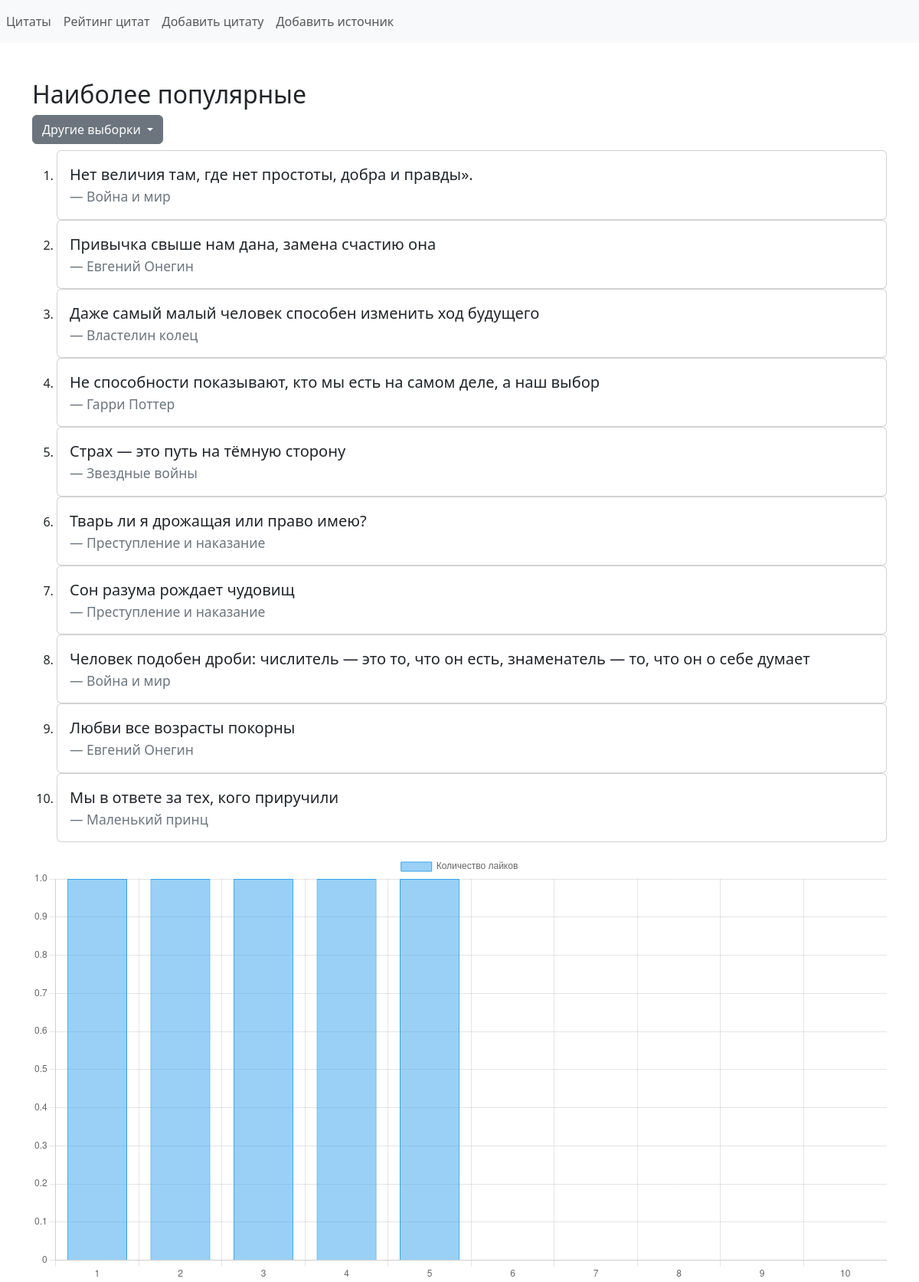
Page /rating/popular/ on the committed database.
### quotes/models.py (models this page shows, shortened)
class Quote(models.Model):
    quote_text = models.TextField()
    weight = models.IntegerField()
    source = models.ForeignKey(Source, on_delete=models.CASCADE)
    likes = models.IntegerField(default=0)
    dislikes = models.IntegerField(default=0)

class Source(models.Model):
    name = models.TextField()

### quotes/views.py (the view)
# urls.py: path('rating/<str:sample>/', views.rating, name='rating'),
def rating(request, sample):
    if sample == 'popular':
        quotes = Quote.objects.order_by('-likes')[:10]
        title = 'Наиболее популярные'
        data_list = quotes.values_list('likes', flat=True)
        title_graph = 'Количество лайков'
    elif sample == 'worst':
        quotes = Quote.objects.order_by('-dislikes')[:10]
        title = 'Худшие'
        data_list = quotes.values_list('dislikes', flat=True)
        title_graph = 'Количество дизлайков'
    elif sample == 'newest':
        quotes = Quote.objects.order_by('-id')[:10]
        title = 'Самые новые'
        data_list = quotes.values_list('id', flat=True)
        title_graph = 'Порядковый номер цитаты'
    elif sample == 'oldest':
        quotes = Quote.objects.order_by('id')[:10]
        title = 'Самые старые'
        data_list = quotes.values_list('id', flat=True)
        title_graph = 'Порядковый номер цитаты'
    elif sample == 'frequent':
        quotes = Quote.objects.order_by('-weight')[:10]
        title = 'Часто встречающиеся'
        data_list = quotes.values_list('weight', flat=True)
        title_graph = 'Показатель весов'
    elif sample == 'rare':
        quotes = Quote.objects.order_by('weight')[:10]
        title = 'Редкие'
        data_list = quotes.values_list('weight', flat=True)
        title_graph = 'Показатель весов'
    context = {'quotes': quotes, 'title': title, 'sample': sample,
               'quotes_text': list(range(1, 11)) if len(quotes) > 9 else list(range(1, len(quotes) + 1)),
               'data_list': data_list,
               'title_graph': title_graph,
               }
    return render(request, 'quotes/rating.html', context)

### quotes/templates/quotes/rating.html (shortened to what this page needs)
{% extends 'quotes/base.html' %}
{% block content %}
<h2>{{ title }}</h2>
<div class="dropdown">
  <button class="btn btn-secondary dropdown-toggle" type="button" id="dropdownMenuButton" data-bs-toggle="dropdown" aria-haspopup="true" aria-expanded="false">
    Другие выборки
  </button>
</div>
<ol class="mt-2">
    {% for q in quotes %}
    <li>
        <div class="card">
          <div class="card-body">
            <blockquote class="blockquote mb-0">
              <p>{{ q.quote_text }}</p>
              <footer class="blockquote-footer">{{ q.source.name }}</footer>
            </blockquote>
          </div>
        </div>
    </li>
    {% endfor %}
</ol>
<div>
  <canvas id="myChart"></canvas>
</div>
<script>
  const ctx = document.getElementById('myChart');
  new Chart(ctx, {
    type: 'bar',
    data: {
      labels: [{% for item in quotes_text %}"{{ item }}",{% endfor %}],
      datasets: [{
        label: '{{ title_graph }}',
        data: [{% for item in data_list %}{{ item }},{% endfor %}],
        borderWidth: 1
      }]
    },
    options: {
      scales: {
        y: {
          beginAtZero: true
        }
      }
    }
  });
</script>
{% endblock %}

### rows in the picture
Quote: quote_text "Нет величия там, где нет простоты, добра и правды».", source.name "Война и мир"
Quote: quote_text "Привычка свыше нам дана, замена счастию она", source.name "Евгений Онегин"
Quote: quote_text "Даже самый малый человек способен изменить ход будущего", source.name "Властелин колец"
Quote: quote_text "Не способности показывают, кто мы есть на самом деле, а наш выбор", source.name "Гарри Поттер"
Quote: quote_text "Страх — это путь на тёмную сторону", source.name "Звездные войны"
Quote: quote_text "Тварь ли я дрожащая или право имею?", source.name "Преступление и наказание"
Quote: quote_text "Сон разума рождает чудовищ", source.name "Преступление и наказание"
Quote: quote_text "Человек подобен дроби: числитель — это то, что он есть, знаменатель — то, что он о себе думает", source.name "Война и мир"
Quote: quote_text "Любви все возрасты покорны", source.name "Евгений Онегин"
Quote: quote_text "Мы в ответе за тех, кого приручили", source.name "Маленький принц"

### other values in the picture
{{ title }} "Наиболее популярные"
chart data {{ item }} 1, 2, 3, 4, 5, 6, 7, 8, 9, 10
chart data {{ item }} 1, 1, 1, 1, 1, 0, 0, 0, 0, 0
